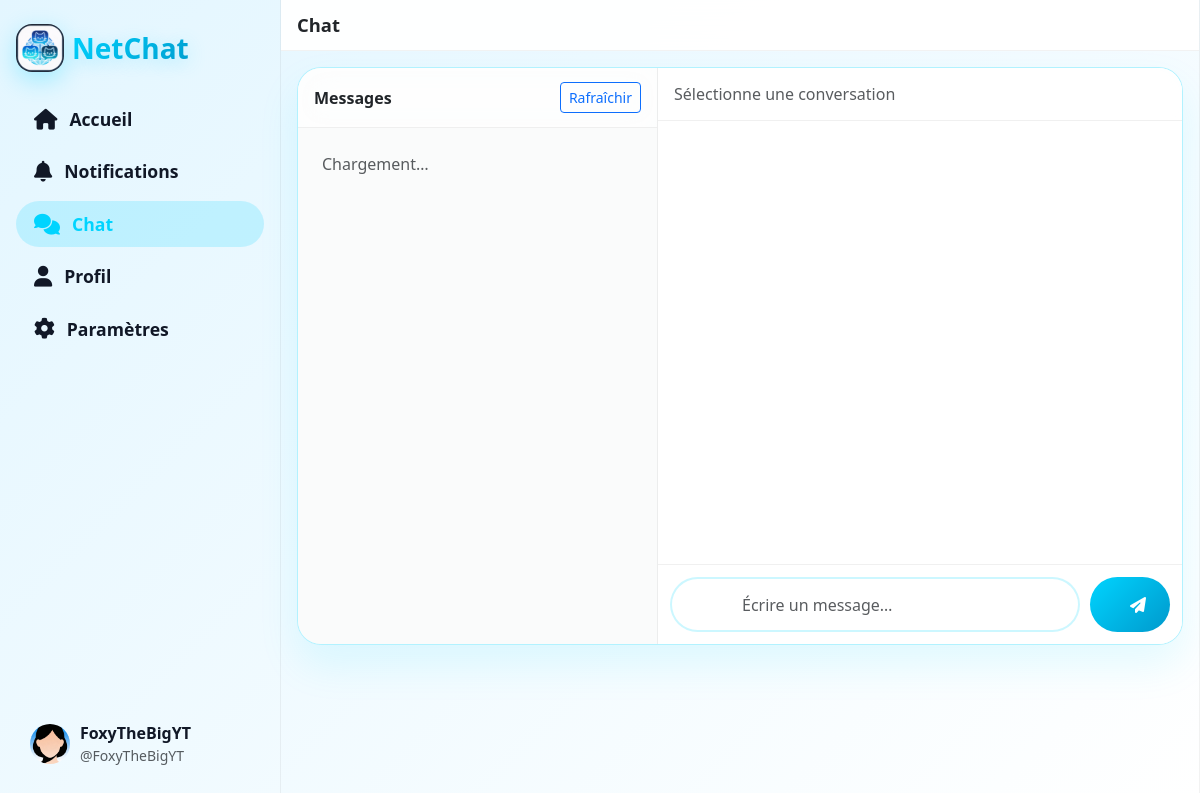
Screenshot of /public/chat (signed in) with the database file from the repository.
### tables this page shows
CREATE TABLE IF NOT EXISTS `users` (
  `id` int NOT NULL AUTO_INCREMENT,
  `username` varchar(50) NOT NULL,
  `email` varchar(100) NOT NULL,
  `password_hash` varchar(255) NOT NULL,
  `phone` varchar(20) DEFAULT NULL,
  `age` int DEFAULT NULL,
  `birthdate` date DEFAULT NULL,
  `profile_picture` varchar(255) DEFAULT 'assets/user_icon.png',
  `followers_count` int UNSIGNED NOT NULL DEFAULT '0',
  `bio` text,
  `status` enum('online','away','busy','offline') DEFAULT 'offline',
  `account_type` enum('user','moderator','administrator') DEFAULT 'user',
  `is_verified` tinyint(1) DEFAULT '0',
  `created_at` timestamp NULL DEFAULT CURRENT_TIMESTAMP,
  `last_login` timestamp NULL DEFAULT NULL,
  `google_id` varchar(100) DEFAULT NULL,
  `github_id` varchar(100) DEFAULT NULL,
  `provider` enum('local','google','github') DEFAULT 'local',
  PRIMARY KEY (`id`),
  UNIQUE KEY `username` (`username`),
  UNIQUE KEY `email` (`email`),
  UNIQUE KEY `unique_google` (`google_id`),
  UNIQUE KEY `unique_github` (`github_id`)
);

### core/BaseController.php (called while the page is built, shortened)
<?php
class BaseController {
    public function __construct() {
        require_once __DIR__ . '/../config/database.php';
        $this->db = Database::getInstance()->getConnection();
    }
    protected function view($viewName, $data = []) {
        $data['basePath'] = '/netchat/public';
        extract($data);
        $viewPath = __DIR__ . '/../app/views/' . $viewName . '.php';
        require $viewPath;
    }
}

### app/controllers/ChatController.php (called while the page is built, shortened)
<?php
require_once __DIR__ . '/../../core/BaseController.php';
require_once __DIR__ . '/../models/User.php';
class ChatController extends BaseController {
    private $userModel;
    public function __construct() {
        $this->userModel = new User($this->db);
    }
    public function index() {
        $user = $this->userModel->findById($_SESSION['user_id']);
        $user_profile_picture = $user['profile_picture'] ?? 'assets/user_icon.png';
        $openUserId = isset($_GET['user']) ? (int)$_GET['user'] : 0;
        $openUser = $openUserId > 0 ? $this->userModel->findById($openUserId) : null;
        $this->view('chat/index', [
            'user' => $user,
            'user_profile_picture' => $user_profile_picture,
            'open_user' => $openUser,
            'open_user_id' => $openUserId
        ]);
    }
}

### public/index.php (called while the page is built, shortened)
<?php
$router = new Router();
$router->get('/login', 'AuthController', 'login');
$router->post('/login', 'AuthController', 'login');
$router->get('/register', 'AuthController', 'register');
$router->post('/register', 'AuthController', 'register');
$router->get('/logout', 'LogoutController', 'logout');
$router->get('/', 'DashboardController', 'index');
$router->get('/dashboard', 'DashboardController', 'index');
$router->get('/notifications', 'NotificationsController', 'index');
$router->get('/chat', 'ChatController', 'index');
$router->get('/search', 'SearchController', 'index');
$router->get('/profile', 'ProfileController', 'show');
$router->get('/profil', 'ProfileController', 'show');
$router->get('/settings', 'SettingsController', 'index');
$router->post('/settings', 'SettingsController', 'index');
$router->post('/comment/create', 'CommentController', 'create');
$router->post('/comment/delete', 'CommentController', 'delete');
$router->get('/password/edit', 'PasswordController', 'edit');
$router->post('/password/edit', 'PasswordController', 'edit');
$router->dispatch();

### app/models/User.php (called while the page is built, shortened)
<?php
class User {
    private $db;
    public function __construct($db) {
        $this->db = $db;
    }
    public function findById($id) {
        $stmt = $this->db->prepare("SELECT * FROM users WHERE id = ?");
        $stmt->execute([$id]);
        return $stmt->fetch(PDO::FETCH_ASSOC);
    }
}

### config/database.php (called while the page is built)
<?php
class Database {
    private static $instance = null;
    private $pdo;
    private function __construct() {
        try {
            $this->pdo = new PDO(
                'mysql:host=127.0.0.1;dbname=netchat;charset=utf8mb4',
                'root',
                ''
            );
            $this->pdo->setAttribute(PDO::ATTR_ERRMODE, PDO::ERRMODE_EXCEPTION);
        } catch(PDOException $e) {
            die("Erreur DB: " . $e->getMessage());
        }
    }
    public static function getInstance() {
        if (self::$instance === null) {
            self::$instance = new self();
        }
        return self::$instance;
    }
    public function getConnection() {
        return $this->pdo;
    }
}

### app/views/chat/index.php (the view, shortened to what this page needs)
<?php
include __DIR__ . '/../layouts/header.php';
?>
<div class="nc-layout">
    <aside class="nc-sidebar d-none d-md-block">
        <div class="nc-sidebar-inner">
            <div>
                <a href="<?= $basePath ?>/" class="nc-sidebar-logo">
                    <img src="<?= $basePath ?>/assets/logo.png" alt="NetChat">
                    <span class="netchat-title fs-3 fw-bold">NetChat</span>
                </a>
                <nav class="nc-sidebar-nav nav flex-column">
                    <a href="<?= $basePath ?>/" class="nav-link">
                        <i class="fas fa-home"></i><span>Accueil</span>
                    </a>
                    <a href="<?= $basePath ?>/notifications" class="nav-link">
                        <i class="fas fa-bell"></i><span>Notifications</span>
                    </a>
                    <a href="<?= $basePath ?>/chat" class="nav-link active">
                        <i class="fas fa-comments"></i><span>Chat</span>
                    </a>
                    <a href="<?= $basePath ?>/profile?id=<?= (int)$_SESSION['user_id'] ?>" class="nav-link">
                        <i class="fas fa-user"></i><span>Profil</span>
                    </a>
                    <a href="<?= $basePath ?>/settings" class="nav-link">
                        <i class="fas fa-cog"></i><span>Paramètres</span>
                    </a>
                </nav>
            </div>
            <div>
                <a href="<?= $basePath ?>/profile?id=<?= (int)$_SESSION['user_id'] ?>" class="nc-sidebar-profile">
                    <img src="<?= $basePath ?>/<?= htmlspecialchars($user_profile_picture) ?>" alt="Profil">
                    <div>
                        <div class="fw-semibold"><?= htmlspecialchars($user['username'] ?? $_SESSION['username']) ?></div>
                        <div class="text-muted small">@<?= htmlspecialchars($user['username'] ?? $_SESSION['username']) ?></div>
                    </div>
                </a>
            </div>
        </div>
    </aside>
    <main class="nc-main-column">
        <div class="nc-main-header">
            <h5>Chat</h5>
        </div>
        <div class="px-3 py-3">
            <div class="netchat-card p-0 overflow-hidden">
                <div class="nc-chat-grid">
                    <section class="nc-chat-left">
                        <div class="nc-chat-left-header">
                            <div class="fw-bold">Messages</div>
                            <button id="refreshConvos" class="btn btn-sm btn-outline-primary">Rafraîchir</button>
                        </div>
                        <div id="convoList" class="nc-chat-convos">
                            <div class="p-4 text-muted">Chargement…</div>
                        </div>
                    </section>
                    <section class="nc-chat-right">
                        <div id="chatHeader" class="nc-chat-header">
                            <div class="text-muted">Sélectionne une conversation</div>
                        </div>
                        <div id="chatMessages" class="nc-chat-messages"></div>
                        <form id="chatSendForm" class="nc-chat-send" autocomplete="off">
                            <input id="chatInput" class="form-control" placeholder="Écrire un message…" />
                            <button id="chatSendBtn" class="btn btn-primary" type="submit">
                                <i class="fas fa-paper-plane"></i>
                            </button>
                        </form>
                    </section>
                </div>
            </div>
        </div>
    </main>
</div>
<?php include __DIR__ . '/../layouts/footer.php'; ?>

### public/style.css (style rules this page uses)
:root { --primary-white: #FFFFFF; --primary-blue: #00D4FF; --secondary-blue: #0099CC; --light-blue: #E3F6FF; --bg-gradient: linear-gradient(135deg, #E3F6FF 0%, #FFFFFF 100%); }
body { background: var(--bg-gradient); min-height: 100vh; font-family: 'Segoe UI', Tahoma, Geneva, Verdana, sans-serif; }
.netchat-card { background: rgba(255, 255, 255, 0.95); backdrop-filter: blur(20px); border: 1px solid rgba(0, 212, 255, 0.3); box-shadow: 0 20px 40px rgba(0, 212, 255, 0.1); border-radius: 24px; }
.netchat-title { background: linear-gradient(135deg, var(--primary-blue), var(--secondary-blue)); -webkit-background-clip: text; -webkit-text-fill-color: transparent; background-clip: text; font-weight: 800; text-shadow: 0 4px 20px rgba(0, 212, 255, 0.3); }
.btn-primary { background: linear-gradient(135deg, var(--primary-blue), var(--secondary-blue)); border: none; border-radius: 16px; padding: 12px 40px; font-weight: 600; transition: all 0.3s ease; }
.form-control { padding-left: 70px !important; border-radius: 16px; border: 2px solid rgba(0, 212, 255, 0.2); background: rgba(255, 255, 255, 0.9); transition: all 0.3s ease; }
.form-control { padding-left: 70px !important; padding-right: 60px !important; min-height: 55px; border-radius: 16px; border: 2px solid rgba(0, 212, 255, 0.2); background: rgba(255, 255, 255, 0.9); }

### public/dashboard.css (style rules this page uses)
body { overflow-x: hidden; }
.nc-layout { max-width: 1400px; margin: 0 auto; display: flex; min-height: 100vh; width: 100%; }
.nc-sidebar { width: 280px; flex-shrink: 0; }
.nc-sidebar-inner { position: fixed; top: 0; left: 0; width: 280px; height: 100vh; padding: 24px 16px; display: flex; flex-direction: column; justify-content: space-between; overflow-y: auto; overflow-x: hidden; }
.nc-sidebar-logo { display: flex; align-items: center; text-decoration: none; margin-bottom: 24px; }
.nc-sidebar-logo img { width: 48px; height: 48px; border-radius: 16px; box-shadow: 0 8px 24px rgba(0, 212, 255, 0.3); margin-right: 8px; }
.nc-sidebar-nav .nav-link { display: flex; align-items: center; gap: 12px; padding: 10px 18px; border-radius: 999px; font-size: 1.1rem; color: #111827; font-weight: 600; margin-bottom: 6px; text-decoration: none; }
.nc-sidebar-nav .nav-link i { font-size: 1.3rem; }
.nc-sidebar-nav .nav-link.active { background: rgba(0, 212, 255, 0.18); color: var(--primary-blue); }
.nc-sidebar-profile { padding: 10px 14px; border-radius: 20px; display: flex; align-items: center; gap: 10px; cursor: pointer; text-decoration: none; color: #111827; }
.nc-sidebar-profile img { width: 40px; height: 40px; border-radius: 999px; object-fit: cover; }
.nc-main-column { flex: 1; min-width: 0; border-left: 1px solid rgba(0, 0, 0, 0.05); border-right: 1px solid rgba(0, 0, 0, 0.05); min-height: 100vh; overflow-y: visible; height: auto; }
.nc-main-header { position: sticky; top: 0; z-index: 5; background: rgba(255, 255, 255, 0.95); backdrop-filter: blur(20px); border-bottom: 1px solid rgba(0, 0, 0, 0.05); }
.nc-main-header h5 { margin: 0; padding: 16px 20px; font-weight: 700; font-size: 1.25rem; }
.nc-sidebar-nav .nav-link { position: relative; }
.nc-chat-grid { display: grid; grid-template-columns: 360px 1fr; min-height: 72vh; }
.nc-chat-left { border-right: 1px solid rgba(0, 0, 0, 0.06); background: rgba(247, 249, 249, 0.6); }
.nc-chat-left-header { display: flex; align-items: center; justify-content: space-between; padding: 14px 16px; border-bottom: 1px solid rgba(0, 0, 0, 0.06); background: rgba(255, 255, 255, 0.7); backdrop-filter: blur(14px); }
.nc-chat-convos { max-height: 72vh; overflow: auto; }
.nc-chat-right { display: flex; flex-direction: column; background: rgba(255, 255, 255, 0.65); }
.nc-chat-header { padding: 14px 16px; border-bottom: 1px solid rgba(0, 0, 0, 0.06); display: flex; align-items: center; justify-content: space-between; background: rgba(255, 255, 255, 0.8); backdrop-filter: blur(14px); }
.nc-chat-messages { padding: 16px; overflow: auto; flex: 1; max-height: 60vh; }
.nc-chat-send { display: flex; gap: 10px; padding: 12px 12px; border-top: 1px solid rgba(0, 0, 0, 0.06); background: rgba(255, 255, 255, 0.85); backdrop-filter: blur(14px); }
.nc-chat-send .form-control { border-radius: 999px; padding: 12px 16px; }
.nc-chat-send .btn { border-radius: 999px; width: 48px; }
@media (max-width: 1399.98px) { .nc-layout { max-width: 100%; } }
@media (max-width: 1399.98px) { .nc-main-header h5 { padding: 14px 16px; font-size: 1.15rem; } }

### rows the page displays
users: profile_picture (picture), username "FoxyTheBigYT"
